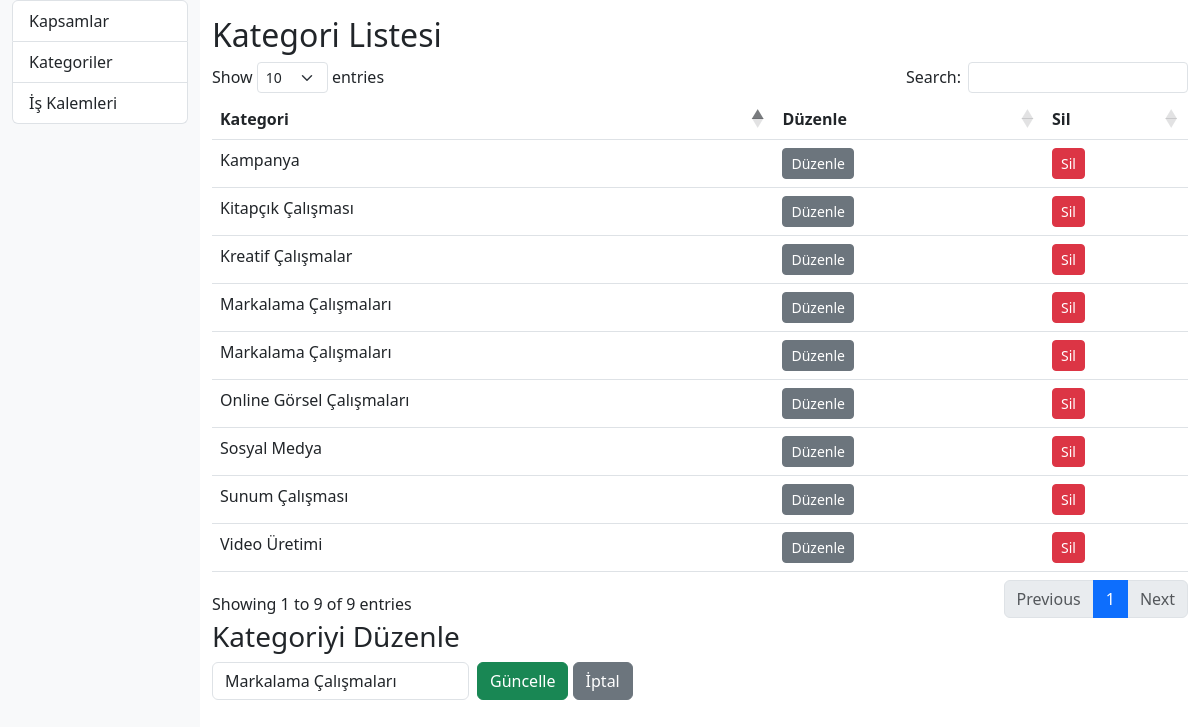
Screenshot of /index.php?page=kategoriler&edit_id=1 with the database file from the repository.
### tables this page shows
CREATE TABLE `categories` (
  `id` int(11) NOT NULL,
  `name` varchar(255) NOT NULL
);

### kategoriler.php (the view, shortened to what this page needs)
<?php
include 'db.php';
$duzenleKategori = null;
if (isset($_GET['edit_id'])) {
    $stmt = $pdo->prepare('SELECT * FROM categories WHERE id = ?');
    $stmt->execute([$_GET['edit_id']]);
    $duzenleKategori = $stmt->fetch();
}
$kategoriler = $pdo->query('SELECT * FROM categories')->fetchAll();
?>
<h2>Kategori Listesi</h2>
<table class="table datatable" id="kategoriler-table">
    <thead>
        <tr><th>Kategori</th><th>Düzenle</th><th>Sil</th></tr>
    </thead>
    <tbody>
    <?php foreach ($kategoriler as $kategori): ?>
        <tr>
            <td><?= htmlspecialchars($kategori['name']) ?></td>
            <td>
                <a href="?page=kategoriler&edit_id=<?= $kategori['id'] ?>" class="btn btn-sm btn-secondary">Düzenle</a>
            </td>
            <td>
                <form method="post" onsubmit="return confirm('Silinsin mi?');" class="d-inline">
                    <button class="btn btn-sm btn-danger">Sil</button>
                </form>
            </td>
        </tr>
    <?php endforeach; ?>
    </tbody>
</table>
<?php if ($duzenleKategori): ?>
<h3>Kategoriyi Düzenle</h3>
<form method="post" class="row g-2 mb-3">
    <div class="col-auto">
        <input class="form-control" name="kategori_adi" value="<?= htmlspecialchars($duzenleKategori['name']) ?>" required>
    </div>
    <div class="col-auto">
        <button class="btn btn-success">Güncelle</button>
        <a href="?page=kategoriler" class="btn btn-secondary">İptal</a>
    </div>
</form>
<?php endif; ?>

### rows the page displays
categories: name "Markalama Çalışmaları", kategori_adi "Markalama Çalışmaları"
categories: name "Markalama Çalışmaları"
categories: name "Kreatif Çalışmalar"
categories: name "Kitapçık Çalışması"
categories: name "Sunum Çalışması"
categories: name "Kampanya"
categories: name "Video Üretimi"
categories: name "Sosyal Medya"
categories: name "Online Görsel Çalışmaları"
